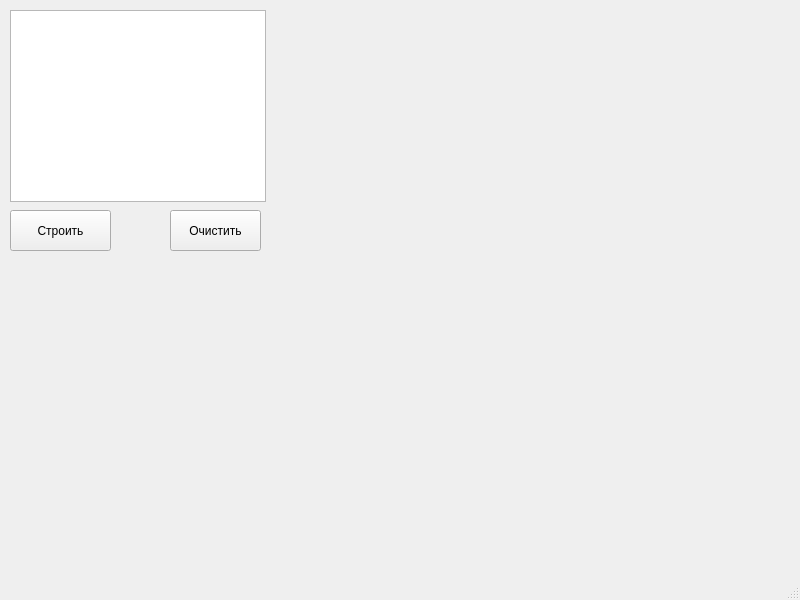
<?xml version="1.0" encoding="UTF-8"?>
<ui version="4.0">
 <class>MainWindow</class>
 <widget class="QMainWindow" name="MainWindow">
  <property name="geometry">
   <rect>
    <x>0</x>
    <y>0</y>
    <width>800</width>
    <height>600</height>
   </rect>
  </property>
  <property name="windowTitle">
   <string>MainWindow</string>
  </property>
  <widget class="QWidget" name="centralwidget">
   <widget class="QLabel" name="label">
    <property name="geometry">
     <rect>
      <x>490</x>
      <y>0</y>
      <width>281</width>
      <height>321</height>
     </rect>
    </property>
    <property name="text">
     <string/>
    </property>
   </widget>
   <widget class="QListWidget" name="listWidget">
    <property name="geometry">
     <rect>
      <x>10</x>
      <y>10</y>
      <width>256</width>
      <height>192</height>
     </rect>
    </property>
   </widget>
   <widget class="QPushButton" name="plotButton">
    <property name="geometry">
     <rect>
      <x>10</x>
      <y>210</y>
      <width>101</width>
      <height>41</height>
     </rect>
    </property>
    <property name="text">
     <string>Строить</string>
    </property>
   </widget>
   <widget class="QPushButton" name="clearButton">
    <property name="geometry">
     <rect>
      <x>170</x>
      <y>210</y>
      <width>91</width>
      <height>41</height>
     </rect>
    </property>
    <property name="text">
     <string>Очистить</string>
    </property>
   </widget>
  </widget>
  <widget class="QMenuBar" name="menubar">
   <property name="geometry">
    <rect>
     <x>0</x>
     <y>0</y>
     <width>800</width>
     <height>21</height>
    </rect>
   </property>
  </widget>
  <widget class="QStatusBar" name="statusbar"/>
 </widget>
 <resources/>
 <connections/>
</ui>
